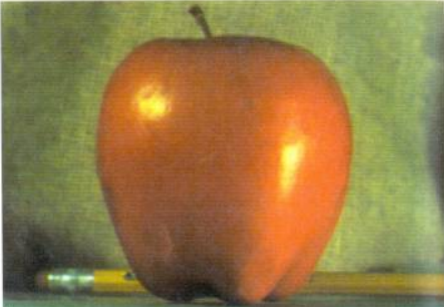
#> input picture images/apple.png, 444 x 307 px
$ python blending_technique.py
#> lines starting #> are read from the running program, lines starting #| are printed output that depends on the picture; after the words box and inside, x2 and y2 are one past the last pixel; in counts of white or black regions, pixels touching at a corner belong together
# % matplotlib inline
import numpy as np
import matplotlib.pyplot as plt

from skimage.io import imread
from skimage.transform import pyramid_reduce, pyramid_laplacian, pyramid_gaussian, pyramid_expand, resize
import numpy as np
import matplotlib.pyplot as plt


def get_gaussian_pyramid(image):
    rows, cols, dim = image.shape
    gaussian_pyramid = [image]
    while rows > 1 and cols > 1:
        #print(rows, cols)
        image = pyramid_reduce(image, downscale=2, channel_axis=-1)
        gaussian_pyramid.append(image)
        #print(image.shape)
        rows //= 2
        cols //= 2
    return gaussian_pyramid


def get_laplacian_pyramid(gaussian_pyramid):
    laplacian_pyramid = [gaussian_pyramid[len(gaussian_pyramid)-1]]
    for i in range(len(gaussian_pyramid)-2, -1, -1):
        image = gaussian_pyramid[i] - resize(pyramid_expand(gaussian_pyramid[i+1], channel_axis=-1), gaussian_pyramid[i].shape)
        #print(i, image.shape)
        laplacian_pyramid.append(np.copy(image))
    laplacian_pyramid = laplacian_pyramid[::-1]
    return laplacian_pyramid

def reconstruct_image_from_laplacian_pyramid(pyramid):
    i = len(pyramid) - 2
    prev = pyramid[i+1]
    #plt.figure(figsize=(20,20))
    j = 1
    while i >= 0:
        prev = resize(pyramid_expand(prev, upscale=2, channel_axis=-1), pyramid[i].shape)
        # prev = resize(pyramid_expand(prev, upscale=2), pyramid[i].shape)
        im = np.clip(pyramid[i] + prev,0,255)
        #plt.subplot(3,3,j)
        # plt.imshow(im)
        # plt.title('Level=' + str(j) + ', ' + str(im.shape[0]) + 'x' + str(im.shape[1]), size=20)
        prev = im
        i -= 1
        j += 1
    return im


# A = imread('images/apple.png')[...,:3] / 255
# B = imread('images/orange.png')[...,:3] / 255
# M = imread('images/mask.png')[...,:3] / 255

A = imread('images/apple.png')[...,:3]
B = imread('images/orange.png')[...,:3]
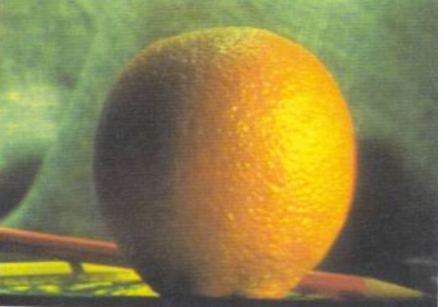
#> input picture images/orange.png, 444 x 307 px
M = imread('images/mask.png')[...,:3]
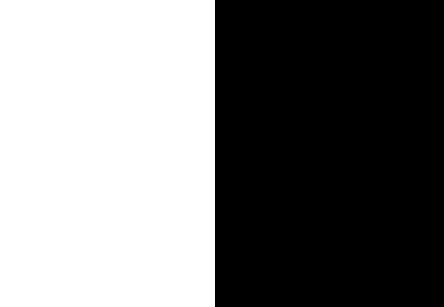
#> input picture images/mask.png, 444 x 307 px
#> M: shape (307, 444, 3); 48.4% white; 1 white region, box (x1, y1, x2, y2) and area: (0, 0, 215, 307) 66005

rows, cols, dim = A.shape
#> rows = 307; cols = 444; dim = 3
pyramidA = get_laplacian_pyramid(get_gaussian_pyramid(A))
#> after the loop in get_gaussian_pyramid, `while rows > 1 and cols > 1:`: cols = 1; gaussian_pyramid = 9 items; rows = 1
#> the loop in get_laplacian_pyramid, `for i in range(len(gaussian_pyramid)-2, -1, -1):` made 8 passes
#> i on passes 1, 2, 3, 5, 6, 7, 8: 7, 6, 5, 3, 2, 1, 0
#> after the loop in get_laplacian_pyramid, `for i in range(len(gaussian_pyramid)-2, -1, -1):`: laplacian_pyramid = 9 items
#> pyramidA = 9 items
pyramidB = get_laplacian_pyramid(get_gaussian_pyramid(B))
#> the loop in get_gaussian_pyramid (call 2), `while rows > 1 and cols > 1:` made 8 passes
#> pass 2, in get_gaussian_pyramid (call 2), `image = pyramid_reduce(image, downscale=2, channel_axis=-1)`:
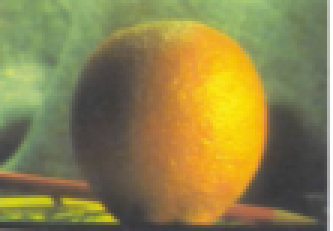
#> image: shape (77, 111, 3) float64 (shown 3 times larger); mean of channels 0, 1, 2 0.552, 0.511, 0.298; drawn as R, G, B
#> pass 3, in get_gaussian_pyramid (call 2), `image = pyramid_reduce(image, downscale=2, channel_axis=-1)`:
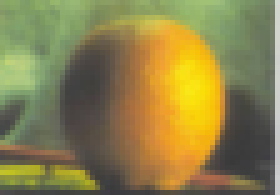
#> image: shape (39, 56, 3) float64 (shown 5 times larger); mean of channels 0, 1, 2 0.552, 0.511, 0.298; drawn as R, G, B
#> after the loop in get_gaussian_pyramid (call 2), `while rows > 1 and cols > 1:`: cols = 1
#> the loop in get_laplacian_pyramid (call 2), `for i in range(len(gaussian_pyramid)-2, -1, -1):` made 8 passes
#> pyramidB = 9 items
pyramidM = get_gaussian_pyramid(M)
#> pyramidM = 9 items
# C=np.copy(A)
# C[:,int(444/2):,:] = B[:,int(444/2):,:]

pyramidC = []
for i in range(len(pyramidM)):
    im = pyramidM[i]*pyramidA[i] + (1-pyramidM[i])*pyramidB[i]
    #print(np.max(im), np.min(im), np.mean(im))
    pyramidC.append(im)
#> this loop made 9 passes
#> pass 1, `im = pyramidM[i]*pyramidA[i] + (1-pyramidM[i])*pyramidB[i]`:
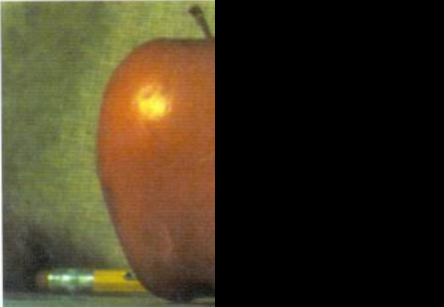
#> im: shape (307, 444, 3) float64; mean of channels 0, 1, 2 15821.3, 13524.8, 8087.8; drawn with min black and max white
#> pass 3, `im = pyramidM[i]*pyramidA[i] + (1-pyramidM[i])*pyramidB[i]`:
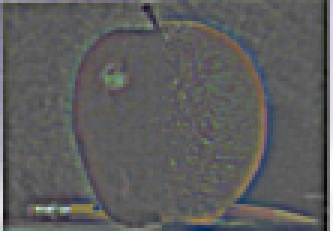
#> im: shape (77, 111, 3) float64 (shown 3 times larger); mean of channels 0, 1, 2 0.00131, 0.00138, 0.0015; drawn with min black and max white
#> after the loop, pyramidC = 9 items

im = reconstruct_image_from_laplacian_pyramid(pyramidC)
#> in reconstruct_image_from_laplacian_pyramid, `i = len(pyramid) - 2`: i = 7
#> the loop in reconstruct_image_from_laplacian_pyramid, `while i >= 0:` made 8 passes
#> after the loop in reconstruct_image_from_laplacian_pyramid, `while i >= 0:`: i = -1; j = 9
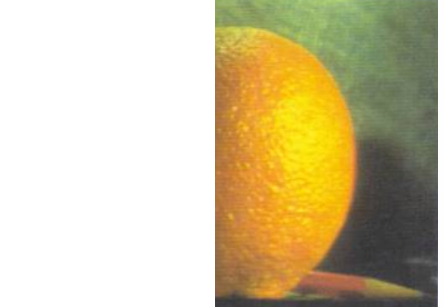
#> im: shape (307, 444, 3) float64; mean of channels 0, 1, 2 207.6, 196.1, 159.3; drawn as R, G, B
im2=im.astype(np.uint8)

# [13 lines of commented-out code are left out]

f, axarr = plt.subplots(2,2)

axarr[0,0].imshow(A)
axarr[0,1].imshow(B)
# axarr[1,0].imshow(C)
axarr[1,0].imshow(M)
axarr[1,1].imshow(im2)
# axarr[1,2].imshow(im2)

plt.axis('off')
plt.show()
print()
